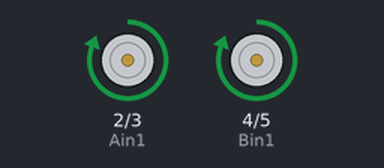
Simulated run of this sketch. Board: Arduino Uno, built with avr-gcc and run on an emulated ATmega328P. Parts: motor-driver pin pairs drawn as motors (green arrow = first pin HIGH = forward, orange = second pin HIGH = backward, longer = more drive).

Above: at 1.0 s.
At 22.1 s:
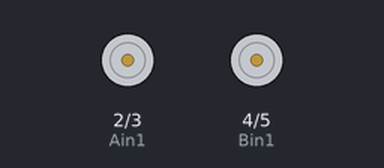
Timing chart, 0 to 30.0 s (numbered marks = the images above):
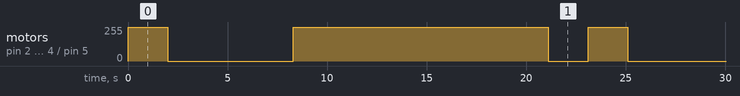

Measured:
- by itself, motor on pin 2 (Ain1) / pin 3 (Ain2), motor on pin 4 (Bin1) / pin 5 (Bin2): repeats every 23.1 s: stopped 6.3 s, forward 255/255 12.8 s, stopped 2.0 s, forward 255/255 2.0 s

The sketch:

test_moteur.ino
```cpp
// Code permettant de tester le moteur à courant continu
#define Ain1 2
#define Ain2 3
#define Bin1 4 // Nécessaire si connexion de 2 moteurs en même temps
#define Bin2 5
int vit;

void setup() {
pinMode(Ain1, OUTPUT);  //Ain1
pinMode(Ain2, OUTPUT);  //Ain2
pinMode(Bin1, OUTPUT);  //Bin1
pinMode(Bin2, OUTPUT);  //Bin2
}

void loop() {
    //Permet de faire tourner dans un sens ou dans l'autre au maximum de vitesse
    digitalWrite(Ain1,HIGH);
    digitalWrite(Ain2,LOW);
    // Permet de faire tourner l'autre moteur
    digitalWrite(Bin1,HIGH);
    digitalWrite(Bin2,LOW);
    delay(2000);
    digitalWrite(Ain1,LOW);
    digitalWrite(Bin1,LOW);

    // Pour faire varier la vitesse du moteur (utilisé dans la suite)
    for( vit = 65 ; vit<=255;vit++){
      analogWrite(Ain1,vit); // analogWrite(pinMoteur,vitesse)
      analogWrite(Bin1,vit);
      delay(100);
    }

    digitalWrite(Ain1,LOW);
    digitalWrite(Ain2,LOW);
    digitalWrite(Bin1,LOW);
    digitalWrite(Bin2,LOW);
    delay(2000);
}
```
